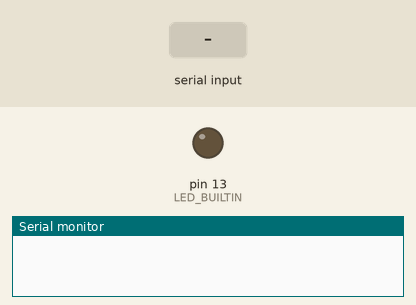
This program was run on a simulated Arduino Nano, built with avr-gcc and run on an emulated ATmega328P. Parts: output pins drawn as LEDs (lit = HIGH), the last lines printed to the serial monitor. The inputs (shaded band) are chosen by the test bench.

Above: at 1.2 s.
1.3 s: "l" received over Serial
At 2.0 s:
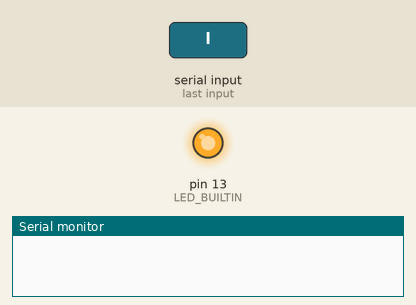
4.3 s: "v" received over Serial
At 7.0 s:
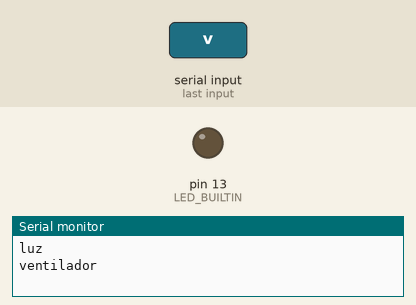
Timing chart, 0 to 8.5 s (numbered marks = the images above; inputs shaded):
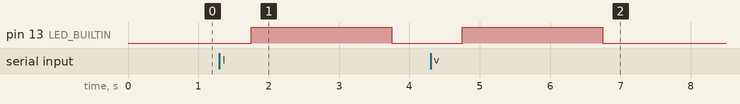

The program:

main.cpp
```cpp
#include <RCSwitch.h>

RCSwitch mySwitch = RCSwitch();

void setup() {

  Serial.begin(9600);
  mySwitch.enableTransmit(10);
  pinMode(LED_BUILTIN, OUTPUT);
  mySwitch.setPulseLength(148);
  pinMode(LED_BUILTIN, OUTPUT);
}

void loop() {
  while (Serial.available()){
    char leitor = (char)Serial.read();

    if(leitor == 'l'){
      mySwitch.sendTriState("0FFFFFFFFFFF");
      digitalWrite(LED_BUILTIN, HIGH);
      delay(2000);
      digitalWrite(LED_BUILTIN, LOW);
      Serial.println("luz");
    }
    if (leitor == 'v') {
      mySwitch.sendTriState("FFFFF0FFFFFF");
      digitalWrite(LED_BUILTIN, HIGH);
      delay(2000);
      digitalWrite(LED_BUILTIN, LOW);
      Serial.println("ventilador");
    }
  }
}
```

Measured:
- after the input at 1.3 s, pin 13 (LED_BUILTIN): LOW → HIGH after 0.45 s, → LOW 2.0 s later
- after the input at 4.3 s, pin 13 (LED_BUILTIN): LOW → HIGH after 0.45 s, → LOW 2.0 s later
